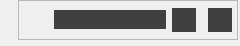
<?xml version="1.0" encoding="UTF-8"?>
<ui version="4.0">
 <class>SupplementalListWidgetItem</class>
 <widget class="QWidget" name="SupplementalListWidgetItem">
  <property name="geometry">
   <rect>
    <x>0</x>
    <y>0</y>
    <width>240</width>
    <height>46</height>
   </rect>
  </property>
  <property name="sizePolicy">
   <sizepolicy hsizetype="Fixed" vsizetype="Fixed">
    <horstretch>0</horstretch>
    <verstretch>0</verstretch>
   </sizepolicy>
  </property>
  <property name="minimumSize">
   <size>
    <width>240</width>
    <height>46</height>
   </size>
  </property>
  <property name="maximumSize">
   <size>
    <width>240</width>
    <height>46</height>
   </size>
  </property>
  <property name="font">
   <font>
    <family>Noto Sans</family>
   </font>
  </property>
  <property name="windowTitle">
   <string notr="true">Form</string>
  </property>
  <property name="styleSheet">
   <string notr="true">background: #404040;

margin: 0px 0px;

QWidget::QFrame {
	border: 1px solid rgba(255, 255, 255, 0.1);
	box-sizing: border-box;
	border-radius: 8px; 
}






</string>
  </property>
  <widget class="QFrame" name="frame">
   <property name="geometry">
    <rect>
     <x>18</x>
     <y>0</y>
     <width>220</width>
     <height>40</height>
    </rect>
   </property>
   <property name="sizePolicy">
    <sizepolicy hsizetype="Fixed" vsizetype="Fixed">
     <horstretch>0</horstretch>
     <verstretch>0</verstretch>
    </sizepolicy>
   </property>
   <property name="minimumSize">
    <size>
     <width>220</width>
     <height>40</height>
    </size>
   </property>
   <property name="maximumSize">
    <size>
     <width>220</width>
     <height>40</height>
    </size>
   </property>
   <property name="styleSheet">
    <string notr="true">/*
display: flex;
flex-direction: row;
justify-content: center;
align-items: center;
*/
padding: 2px;

background: rgba(255, 255, 255, 0.005);
border: 1px solid rgba(255, 255, 255, 0.1);
box-sizing: border-box;
border-radius: 8px;

margin: 0px 0px;

QFrame {
	background: #404040; 
	border-radius: 6px;
}

QFrame:hover {
	background: #474747;
}
</string>
   </property>
   <property name="frameShape">
    <enum>QFrame::StyledPanel</enum>
   </property>
   <property name="frameShadow">
    <enum>QFrame::Raised</enum>
   </property>
   <widget class="QPushButton" name="pushButton_Add">
    <property name="geometry">
     <rect>
      <x>154</x>
      <y>8</y>
      <width>24</width>
      <height>24</height>
     </rect>
    </property>
    <property name="sizePolicy">
     <sizepolicy hsizetype="Preferred" vsizetype="Preferred">
      <horstretch>0</horstretch>
      <verstretch>0</verstretch>
     </sizepolicy>
    </property>
    <property name="minimumSize">
     <size>
      <width>24</width>
      <height>24</height>
     </size>
    </property>
    <property name="baseSize">
     <size>
      <width>24</width>
      <height>24</height>
     </size>
    </property>
    <property name="font">
     <font>
      <family>Noto Sans</family>
      <pointsize>13</pointsize>
     </font>
    </property>
    <property name="toolTip">
     <string/>
    </property>
    <property name="styleSheet">
     <string notr="true">border: 0px;
background: #404040;
color: #FFFFFF;</string>
    </property>
    <property name="text">
     <string/>
    </property>
    <property name="icon">
     <iconset resource="resources.qrc">
      <normaloff>:/SVG/svg/icon/reading-order-add-to-list.svg</normaloff>:/SVG/svg/icon/reading-order-add-to-list.svg</iconset>
    </property>
    <property name="iconSize">
     <size>
      <width>24</width>
      <height>24</height>
     </size>
    </property>
   </widget>
   <widget class="QLabel" name="label_Filetype">
    <property name="geometry">
     <rect>
      <x>6</x>
      <y>8</y>
      <width>24</width>
      <height>24</height>
     </rect>
    </property>
    <property name="sizePolicy">
     <sizepolicy hsizetype="Preferred" vsizetype="Preferred">
      <horstretch>0</horstretch>
      <verstretch>0</verstretch>
     </sizepolicy>
    </property>
    <property name="minimumSize">
     <size>
      <width>24</width>
      <height>24</height>
     </size>
    </property>
    <property name="maximumSize">
     <size>
      <width>0</width>
      <height>0</height>
     </size>
    </property>
    <property name="styleSheet">
     <string notr="true">/* icon/resource-image */





border: 0px;

QFrame {
	background: #404040;
	border-radius: 6px;
}

QFrame:hover {
	background: #474747;
}

</string>
    </property>
    <property name="text">
     <string notr="true"/>
    </property>
    <property name="pixmap">
     <pixmap resource="resources.qrc">:/SVG/svg/icon/resource-document.svg</pixmap>
    </property>
    <property name="scaledContents">
     <bool>true</bool>
    </property>
    <property name="alignment">
     <set>Qt::AlignCenter</set>
    </property>
   </widget>
   <widget class="QPushButton" name="pushButton_Remove">
    <property name="geometry">
     <rect>
      <x>190</x>
      <y>8</y>
      <width>24</width>
      <height>24</height>
     </rect>
    </property>
    <property name="sizePolicy">
     <sizepolicy hsizetype="Preferred" vsizetype="Preferred">
      <horstretch>0</horstretch>
      <verstretch>0</verstretch>
     </sizepolicy>
    </property>
    <property name="minimumSize">
     <size>
      <width>24</width>
      <height>24</height>
     </size>
    </property>
    <property name="baseSize">
     <size>
      <width>24</width>
      <height>24</height>
     </size>
    </property>
    <property name="font">
     <font>
      <family>Noto Sans</family>
      <pointsize>13</pointsize>
     </font>
    </property>
    <property name="toolTip">
     <string/>
    </property>
    <property name="styleSheet">
     <string notr="true">background: #404040;
border: 0px;
color: #FFFFFF;</string>
    </property>
    <property name="text">
     <string notr="true"/>
    </property>
    <property name="icon">
     <iconset resource="resources.qrc">
      <normaloff>:/SVG/svg/icon/common-remove.svg</normaloff>:/SVG/svg/icon/common-remove.svg</iconset>
    </property>
    <property name="iconSize">
     <size>
      <width>24</width>
      <height>24</height>
     </size>
    </property>
   </widget>
   <widget class="QLineEdit" name="lineEdit">
    <property name="geometry">
     <rect>
      <x>36</x>
      <y>10</y>
      <width>112</width>
      <height>19</height>
     </rect>
    </property>
    <property name="minimumSize">
     <size>
      <width>112</width>
      <height>19</height>
     </size>
    </property>
    <property name="maximumSize">
     <size>
      <width>16777215</width>
      <height>19</height>
     </size>
    </property>
    <property name="styleSheet">
     <string notr="true">background: #404040;
border: 0px;
color: #FFFFFF;


font-family: Noto Sans TC;
font-style: normal;
font-weight: normal;
font-size: 14px;
line-height: 19px;
margin: 0px 0px;
border: 0px;
color: #FFFFFF;
background: #404040;
border-radius: 0px;

</string>
    </property>
   </widget>
  </widget>
 </widget>
 <resources>
  <include location="resources.qrc"/>
 </resources>
 <connections/>
</ui>
